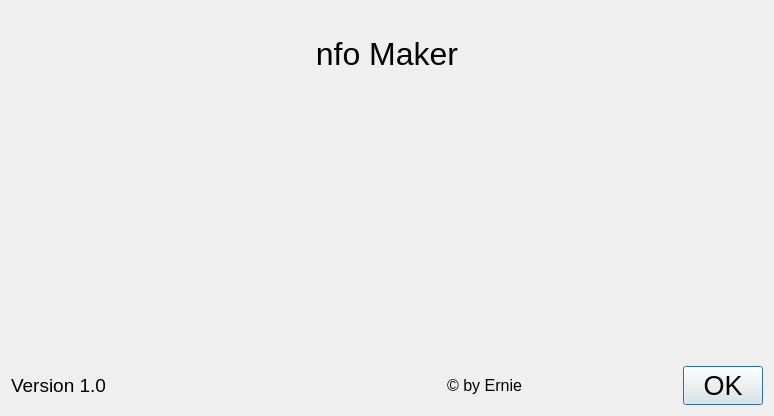
<?xml version="1.0" encoding="UTF-8"?>
<ui version="4.0">
 <class>Info</class>
 <widget class="QDialog" name="Info">
  <property name="windowModality">
   <enum>Qt::ApplicationModal</enum>
  </property>
  <property name="geometry">
   <rect>
    <x>0</x>
    <y>0</y>
    <width>774</width>
    <height>416</height>
   </rect>
  </property>
  <property name="windowTitle">
   <string>Dialog</string>
  </property>
  <property name="windowIcon">
   <iconset>
    <normalon>../images/erni_Ikw_icon.ico</normalon>
   </iconset>
  </property>
  <layout class="QGridLayout" name="gridLayout">
   <item row="0" column="0">
    <widget class="QLabel" name="label_2">
     <property name="font">
      <font>
       <pointsize>24</pointsize>
      </font>
     </property>
     <property name="layoutDirection">
      <enum>Qt::LeftToRight</enum>
     </property>
     <property name="text">
      <string>nfo Maker</string>
     </property>
     <property name="alignment">
      <set>Qt::AlignCenter</set>
     </property>
    </widget>
   </item>
   <item row="1" column="0">
    <layout class="QHBoxLayout" name="horizontalLayout">
     <item>
      <spacer name="horizontalSpacer">
       <property name="orientation">
        <enum>Qt::Horizontal</enum>
       </property>
       <property name="sizeType">
        <enum>QSizePolicy::Preferred</enum>
       </property>
       <property name="sizeHint" stdset="0">
        <size>
         <width>58</width>
         <height>258</height>
        </size>
       </property>
      </spacer>
     </item>
     <item>
      <widget class="QLabel" name="label_3">
       <property name="layoutDirection">
        <enum>Qt::LeftToRight</enum>
       </property>
       <property name="text">
        <string/>
       </property>
       <property name="pixmap">
        <pixmap>Graphics/Ernie&amp;Bert.gif</pixmap>
       </property>
       <property name="alignment">
        <set>Qt::AlignCenter</set>
       </property>
      </widget>
     </item>
     <item>
      <spacer name="horizontalSpacer_2">
       <property name="orientation">
        <enum>Qt::Horizontal</enum>
       </property>
       <property name="sizeType">
        <enum>QSizePolicy::Preferred</enum>
       </property>
       <property name="sizeHint" stdset="0">
        <size>
         <width>58</width>
         <height>258</height>
        </size>
       </property>
      </spacer>
     </item>
    </layout>
   </item>
   <item row="2" column="0">
    <layout class="QHBoxLayout" name="horizontalLayout_2">
     <item>
      <widget class="QLabel" name="label">
       <property name="font">
        <font>
         <pointsize>14</pointsize>
        </font>
       </property>
       <property name="text">
        <string>Version 1.0</string>
       </property>
      </widget>
     </item>
     <item>
      <spacer name="horizontalSpacer_4">
       <property name="orientation">
        <enum>Qt::Horizontal</enum>
       </property>
       <property name="sizeType">
        <enum>QSizePolicy::Preferred</enum>
       </property>
       <property name="sizeHint" stdset="0">
        <size>
         <width>40</width>
         <height>20</height>
        </size>
       </property>
      </spacer>
     </item>
     <item>
      <widget class="QLabel" name="label_4">
       <property name="font">
        <font>
         <pointsize>12</pointsize>
        </font>
       </property>
       <property name="layoutDirection">
        <enum>Qt::LeftToRight</enum>
       </property>
       <property name="text">
        <string>© by Ernie</string>
       </property>
       <property name="alignment">
        <set>Qt::AlignCenter</set>
       </property>
      </widget>
     </item>
     <item>
      <spacer name="horizontalSpacer_3">
       <property name="orientation">
        <enum>Qt::Horizontal</enum>
       </property>
       <property name="sizeType">
        <enum>QSizePolicy::Preferred</enum>
       </property>
       <property name="sizeHint" stdset="0">
        <size>
         <width>50</width>
         <height>20</height>
        </size>
       </property>
      </spacer>
     </item>
     <item>
      <widget class="QPushButton" name="OKBtn">
       <property name="sizePolicy">
        <sizepolicy hsizetype="Fixed" vsizetype="Fixed">
         <horstretch>0</horstretch>
         <verstretch>0</verstretch>
        </sizepolicy>
       </property>
       <property name="font">
        <font>
         <pointsize>20</pointsize>
        </font>
       </property>
       <property name="text">
        <string>OK</string>
       </property>
      </widget>
     </item>
    </layout>
   </item>
  </layout>
 </widget>
 <resources/>
 <connections/>
</ui>
